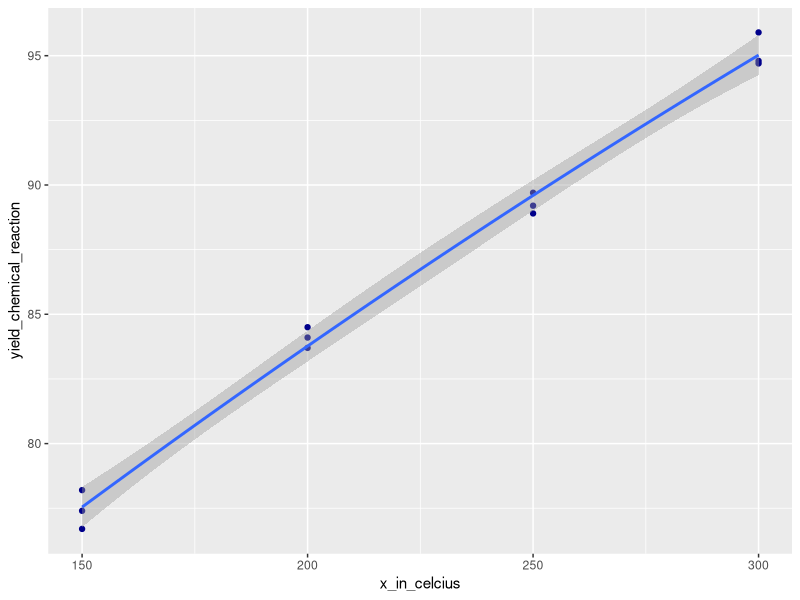
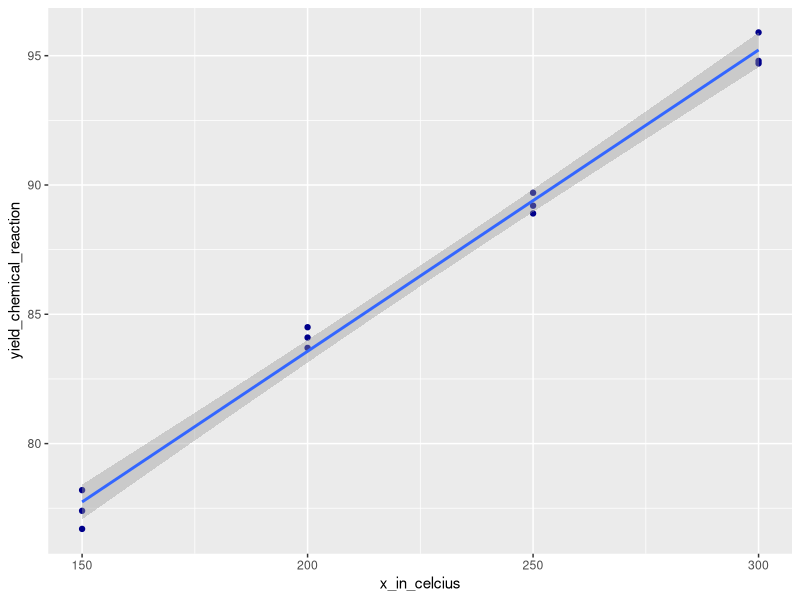

Write R code to recreate these figures, in order.
# dem 12.9

library(magrittr)
library(readr)
library(ggplot2)

# eg_11_8.csv datasets is used
eg_11_8 <- read_csv("datasets/eg_11_8.csv")
eg_11_8 <- eg_11_8[1:12,2:3]
View(eg_11_8)
summary(eg_11_8)

# polynomial regression degree 2 model
dem_12_9_lm <- lm(
    formula = yield_chemical_reaction ~
        poly(x_in_celcius, degree = 2, raw = TRUE),
    data = eg_11_8
)

# plot for polynomial regression degree 2 model
ggplot(eg_11_8, aes(x_in_celcius, yield_chemical_reaction)) +
    geom_point(color = "darkblue") +
    geom_smooth(
        method = "lm",
        formula = y ~ poly(x, degree = 2, raw = TRUE)
    )

# plot for simple linear regression model
ggplot(eg_11_8, aes(x_in_celcius, yield_chemical_reaction)) +
    geom_point(color = "darkblue") +
    geom_smooth(
        method = "lm",
        formula = y~x
    )

# Estimation the yield of the chemical reaction for a
# temperature of 225◦ C.
(dem_12_9_lm %>% coefficients() %>%
    as.vector() * c(1, 225, 225 ** 2)) %>% sum()